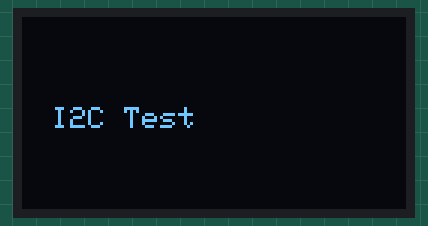
Bench run of a program on a simulated ESP32. Shown: 128×64 one-colour display. What the program prints to the serial monitor is not drawn.

Above: at 0.1 s.
At 4.1 s:
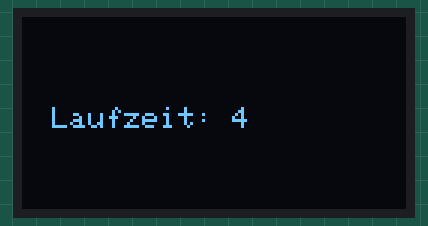
At 8.1 s:
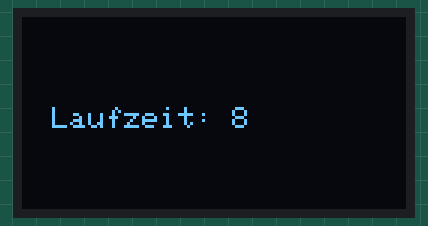
At 18.1 s:
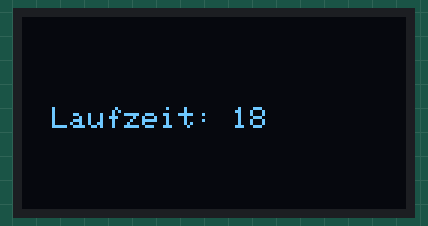
At 26.1 s:
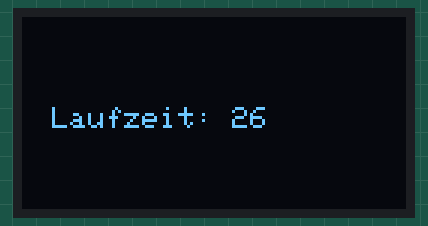
At 38.1 s:
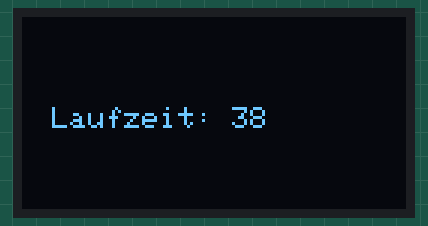

The program:

main.cpp
```cpp
/*
        _          _ ______ _____ _____
       (_)        | |  ____|  __ \_   _|
  _ __  ___  _____| | |__  | |  | || |
 | '_ \| \ \/ / _ \ |  __| | |  | || |
 | |_) | |>  <  __/ | |____| |__| || |_
 | .__/|_/_/\_\___|_|______|_____/_____|
 | |
 |_|

www.pixeledi.eu | https://linktr.ee/pixeledi
OLED | V1.0 | 05.2023

*/

#include <Arduino.h>

#include <Adafruit_GFX.h>
#include <Adafruit_SSD1306.h>

#define SCREEN_WIDTH 128
#define SCREEN_HEIGHT 64
Adafruit_SSD1306 display(SCREEN_WIDTH, SCREEN_HEIGHT, &Wire, -1);

unsigned long previousMillis = millis();

void setup()
{
  Serial.begin(115200);

  display.begin(SSD1306_SWITCHCAPVCC, 0x3C);
      display.clearDisplay();

  display.setTextSize(1);
  display.setTextColor(WHITE);
  display.setCursor(10, 30);
  // Display static text
  display.println("I2C Test");
  display.display();

  Serial.println("Setup finished");
}

void loop()
{

  unsigned long currentMillis = millis();

  if (currentMillis - previousMillis >= (1000 * 2))
  {
    previousMillis = currentMillis;
    display.clearDisplay();
    display.setCursor(10, 30);
    // Display static text
    display.print("Laufzeit: ");
    display.println(millis()/1000);

    display.display();

  }
}
```

Measured:
- what the display in image 1 shows lasts 2.0 s, from 4.0 s to 6.0 s
